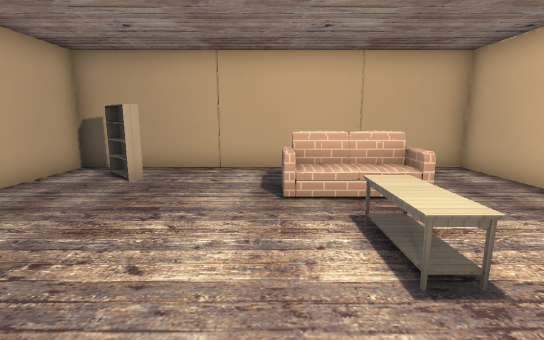
[1] (above)

21 first-person views from a walk through a Godot game level. The camera is 1.4 m above the floor, tilts 10° down and sees 85° across. The floor is counted in squares, 1 m on a side. Each view is taken from the middle of a square. On the plan, view 1 faces up. The plan holds only what a view shows up to about 14 squares ahead; the rest is blank. The place goes on beyond the plan. Flat picture figures and markers are left out. Some surface patterns are stand-ins.

[2]
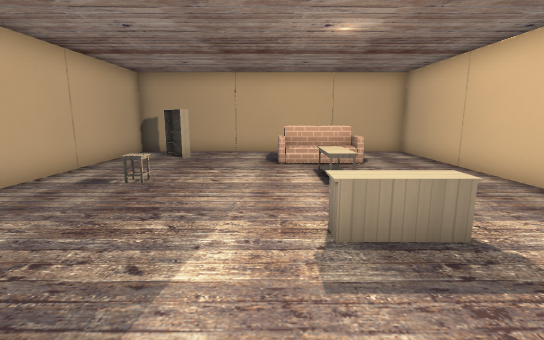

[3]
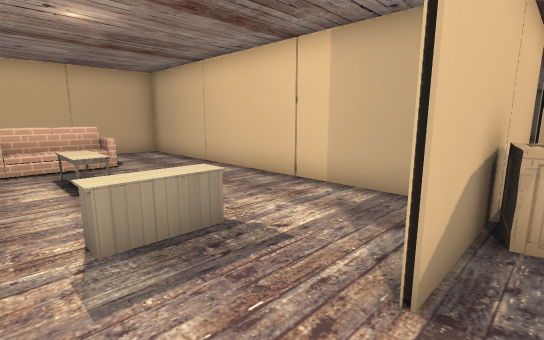

[4]
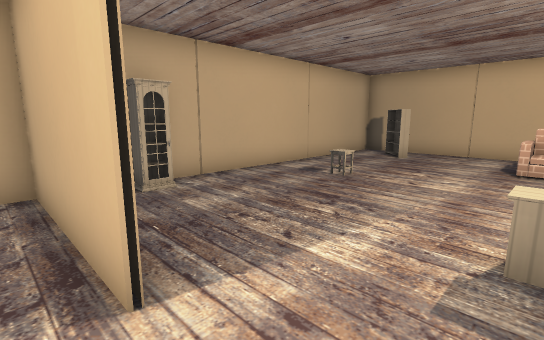

[5]
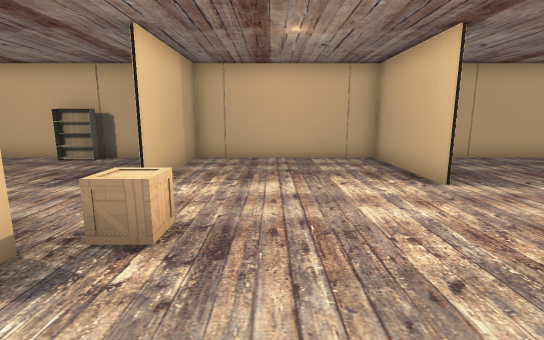

[6]
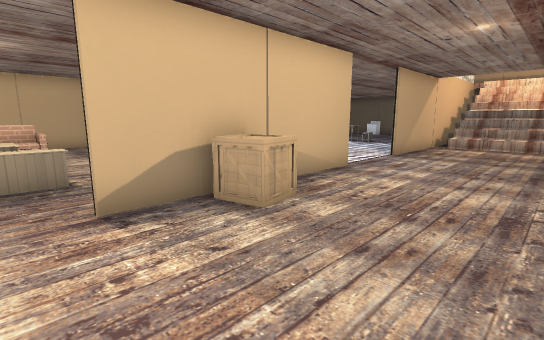

[7]
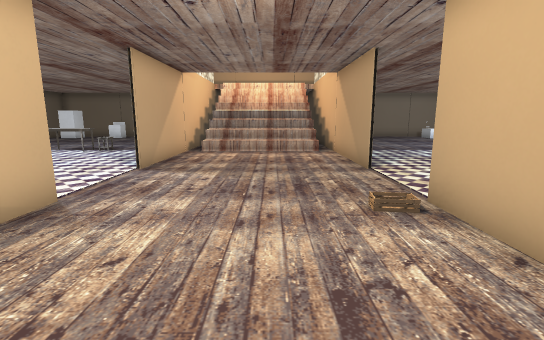

[8]
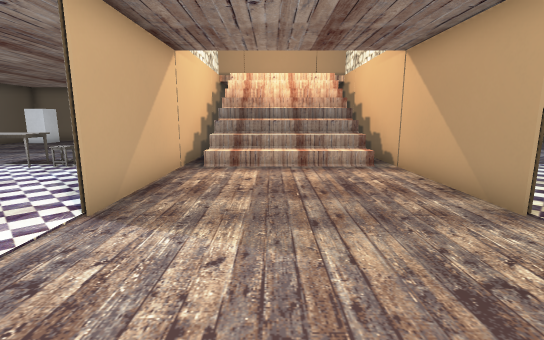

[9]
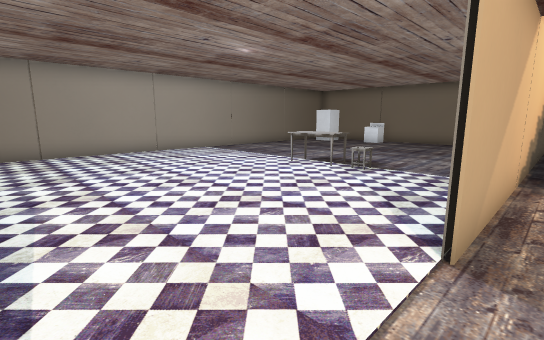

[10]
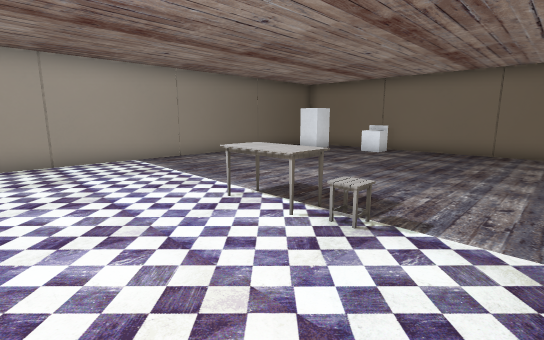

[11]
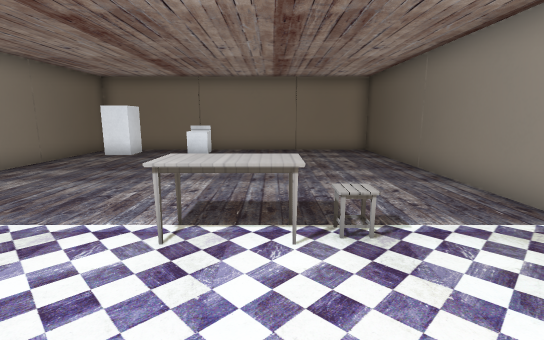

[12]
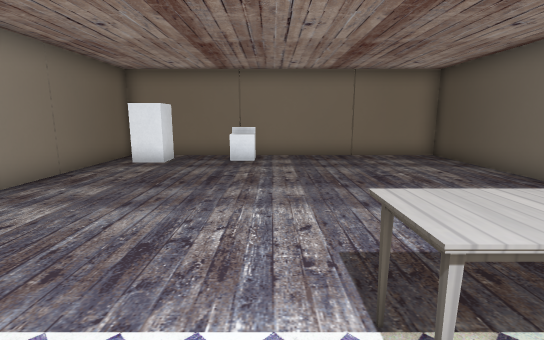

[13]
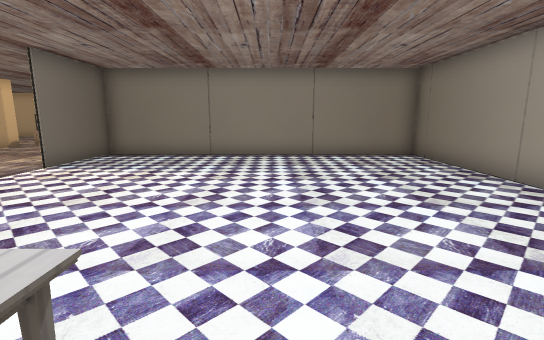

[14]
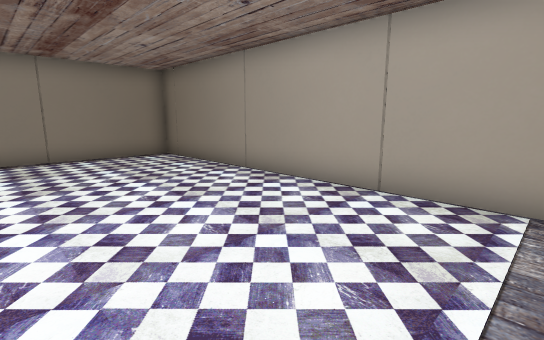

[15]
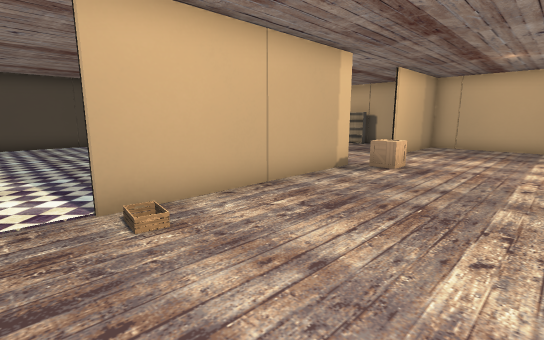

[16]
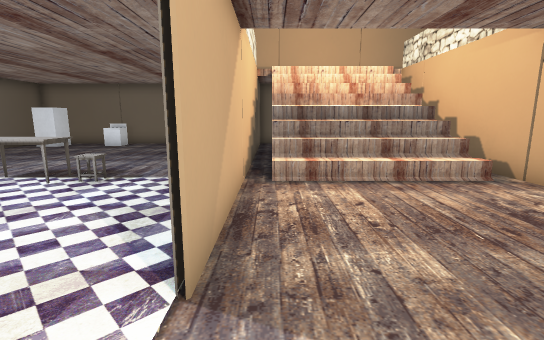

[17]
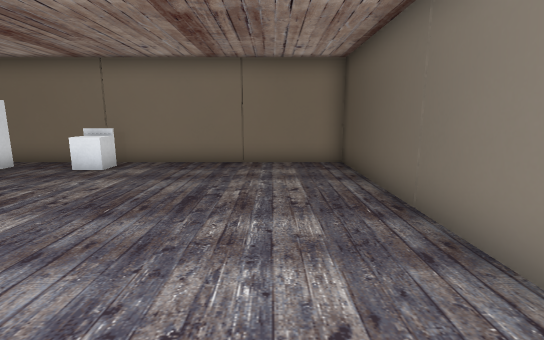

[18]
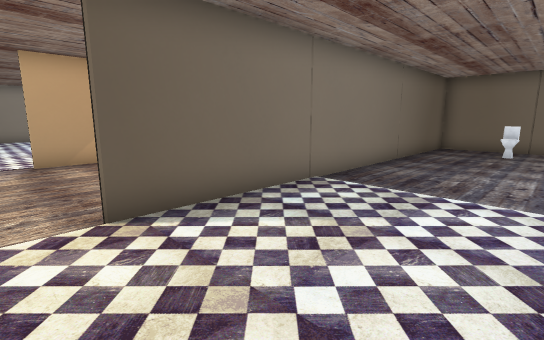

[19]
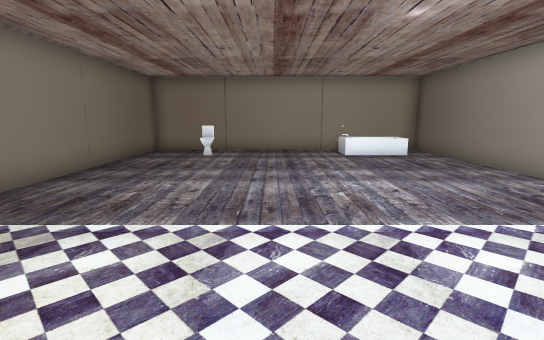

[20]
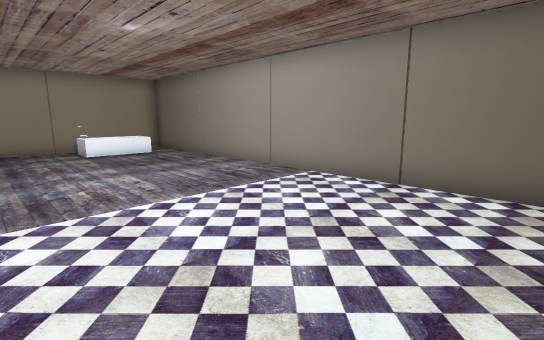

[21]
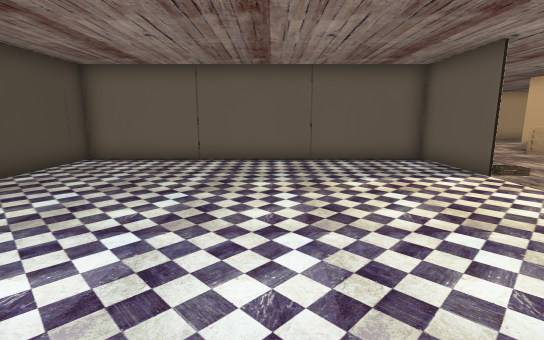

### Floor plan
Key: @ floor where view 1 was taken; # wall or solid block; . floor; / step, stairs or slope; = window, fence, low wall or low ledge; S shelf; F sofa; T table; C chair; R crate; A cabinet; B block; E stove; I toilet; H bathtub.
Columns run from 6 left of view 1 to 27 right of it. Each row starts with its distance up from view 1.
  9 ##################################
  8 #......   ..#....................#
  7 #.SS...   ..#..................B.#
  6 #......FF...#....................#
  5 #.....F.....#....................#
  4 #.......T...#..................E.#
  3 #..C...TT...#....................#
  2 #.......T...#.........TT.........#
  1 #...........#.........TT.........#
  0 #.....@.....#..........C.........#
 -1 #A.....TT...#....................#
 -2 #A..........#....................#
 -3 #####....######....###############
 -4 #.........RR...........////##
 -5 #......................///////
 -6 #......................///////
 -7 #......................///////
 -8 #......................///////
 -9 #......RR............../= /##
-10 #####...#######....###############
-11 # ......    #....................#
-12 #......     #.................I..#
-13 #S....      #.................I..#
-14 #S...       #....................#
-15 #..         #....................#
-16 #.          #....................#
-17 #           #....................#
-18             #..................H.#
-19             #..................H #
-20             #..................H #
-21             #.... ...............#
-22            #####  ################

Positions as (right, up) in squares from view 1, and headings:
1: (0, 0), facing up
2: (0, -4), facing up
3: (0, -4), facing up-right
4: (1, -4), facing up-left
5: (5, -7), facing left
6: (1, -8), facing up-right
7: (4, -7), facing right
8: (8, -6), facing right
9: (9, -4), facing up-right
10: (13, -2), facing up-right
11: (13, 1), facing right
12: (15, 3), facing right
13: (17, 3), facing left
14: (17, 3), facing up-left
15: (10, -5), facing down-left
16: (10, -4), facing right
17: (17, -1), facing right
18: (11, -14), facing up-right
19: (13, -15), facing right
20: (12, -15), facing down-right
21: (16, -15), facing left
